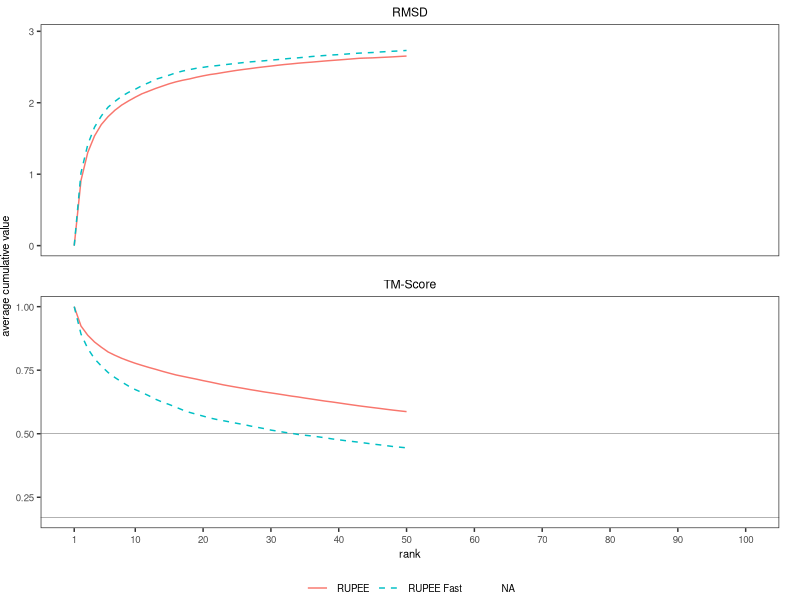

Recreate this plot in R.

# variable
# 1. factor levels
# 2. x scale 

library(ggplot2)
library(plyr)

# clear environment
rm(list = ls())

# read in data file
df <- read.csv('scoring.txt')
refs <- read.csv('scoring_refs.txt')

# reorder factor levels 
df$app <- factor(df$app, levels = c('RUPEE', 'RUPEE Fast', 'mTM'))

ggplot(df, aes(n, avg_cume_score, group = interaction(app, score_type), color = app, linetype = app)) +
    
    # geoms
    geom_hline(
        data = refs,
        colour = 'grey50', 
        size = rel(0.2),
        aes(yintercept = yintercept)
    ) +
    geom_line(
        size = rel(0.5)
    ) + 

    # scales
    scale_linetype_manual(
        values = c("solid","dashed","dotted")
    ) + 
    scale_x_continuous(
        #limits = c(1, 50),
        #breaks = c(1, seq(5, 50, by = 5))
        limits = c(1, 100),
        breaks = c(1, seq(10, 100, by = 10))
    ) + 

    # faceting
    facet_wrap(~score_type, ncol = 1, scales = 'free_y') + 
    
    # guides
    guides(linetype = guide_legend(override.aes = list(size = rel(0.5)))) + 

    # axis labels
    labs(
         x = 'rank', 
         y = 'average cumulative value'
    ) + 
    
    # default theme 
    theme_bw() +

    # default override
    theme(
        plot.title = element_text(size = 8),
        plot.margin = margin(0,15,0,0), 

        panel.grid = element_blank(),
        panel.margin.x = unit(4,'mm'),
        
        axis.text = element_text(size = 7), 
        axis.title = element_text(size = 8), 
        
        legend.text = element_text(size = 7),
        legend.title = element_blank(), 
        legend.position = 'bottom',
        legend.margin = unit(0,'mm'),
        legend.box = 'horizontal',
        legend.direction = 'horizontal',

        strip.background = element_blank(),
        strip.text.x = element_text(color = 'black')
    ) 

ggsave('scoring.eps', width = 3, height = 4.25)
